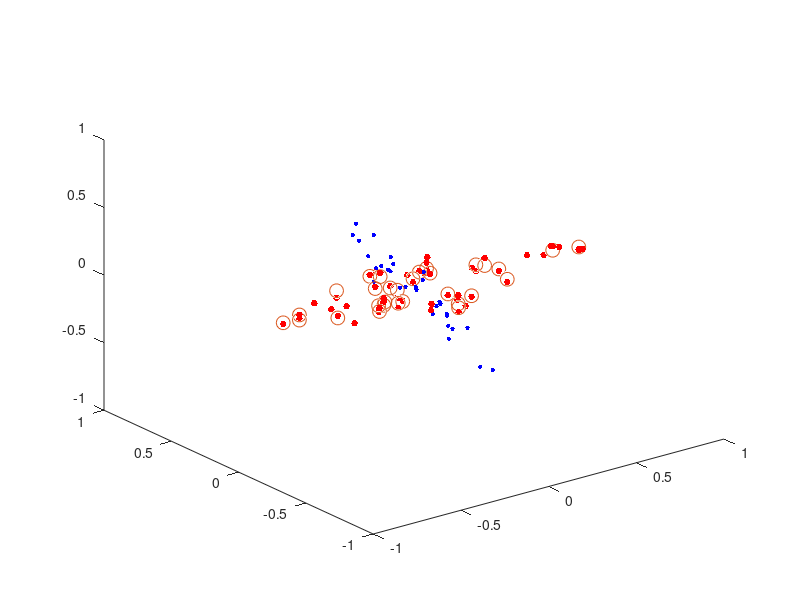

MATLAB code for this plot:

%% Generate points that are rougly co-planar
v1 = rand(1,3) - 0.5;
v2 = [v1(1), -v1(2), v1(3)];
%v2 = rand(1,3) - 0.5;

v1 = v1./norm(v1);
v2 = v2./norm(v2);

V1 = repmat(v1, [50, 1]);
V2 = repmat(v2, [50, 1]);

P = V1 .* rand(50,1) + V2 .* rand(50,1);
P = P + (rand(50, 3) .* 0.1);

%plot3(P(:, 1), P(:, 2), P(:, 3), '.', 'MarkerSize', 5);
%hold on;


X = P(1:30, :);
mu = mean(X);
X = X - mu;

plot3(X(:, 1), X(:, 2), X(:, 3), '.', 'MarkerSize', 10, 'color', 'b');
hold on;
xlim([-1, 1]);
ylim([-1, 1]);
zlim([-1, 1]);

[U, S, V] = svd(X, 'econ');

X_ = (V' * X')'; 
X_(:, 3) = 0;

plot3(X_(:, 1), X_(:, 2), X_(:, 3), 'o', 'MarkerSize', 10);

P_ = P - mu;
P_ = (V' * P_')';
%P_(:, 3) = 0;
plot3(P_(:, 1), P_(:, 2), P_(:, 3), '.', 'MarkerSize', 15, 'color', 'r');